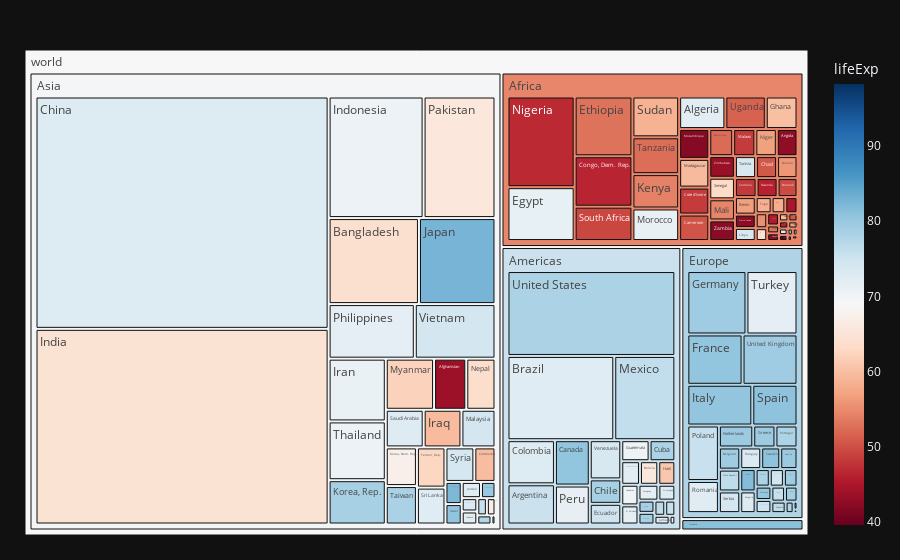

Notebook code for this chart:
### Markdown cell above
### Tree map

### Code cell
import plotly.express as px
import numpy as np
df = px.data.gapminder().query("year == 2007")
fig = px.treemap(df, path=[px.Constant("world"), 'continent', 'country'], values='pop',
                  color='lifeExp', hover_data=['iso_alpha'],
                  color_continuous_scale='RdBu',
                  color_continuous_midpoint=np.average(df['lifeExp'], weights=df['pop']))
fig.update_layout(margin = dict(t=50, l=25, r=25, b=25))
fig.show()

### Figure 1 — Plotly figure (JSON) as saved in the notebook; plotly's stock layout.template omitted (floating-point values rounded to 4 significant figures; data arrays with more than 128 entries replaced by an {"elided": "..."} marker saying what was removed)
{"data": [{"branchvalues": "total", "customdata": {"elided": "148x2 mixed values"}, "domain": {"x": [0.0, 1.0], "y": [0.0, 1.0]}, "hovertemplate": "labels=%{label}<br>pop=%{value}<br>parent=%{parent}<br>id=%{id}<br>iso_alpha=%{customdata[0]}<br>lifeExp=%{color}<extra></extra>", "ids": {"elided": "148 str values"}, "labels": {"elided": "148 str values"}, "marker": {"coloraxis": "coloraxis", "colors": {"elided": "148 float values"}}, "name": "", "parents": {"elided": "148 str values"}, "values": {"elided": "148 int values"}, "type": "treemap"}], "layout": {"coloraxis": {"colorbar": {"title": {"text": "lifeExp"}}, "colorscale": [[0.0, "rgb(103,0,31)"], [0.1, "rgb(178,24,43)"], [0.2, "rgb(214,96,77)"], [0.3, "rgb(244,165,130)"], [0.4, "rgb(253,219,199)"], [0.5, "rgb(247,247,247)"], [0.6, "rgb(209,229,240)"], [0.7, "rgb(146,197,222)"], [0.8, "rgb(67,147,195)"], [0.9, "rgb(33,102,172)"], [1.0, "rgb(5,48,97)"]], "cmid": 68.92}, "legend": {"tracegroupgap": 0}, "margin": {"t": 50, "l": 25, "r": 25, "b": 25}}}
